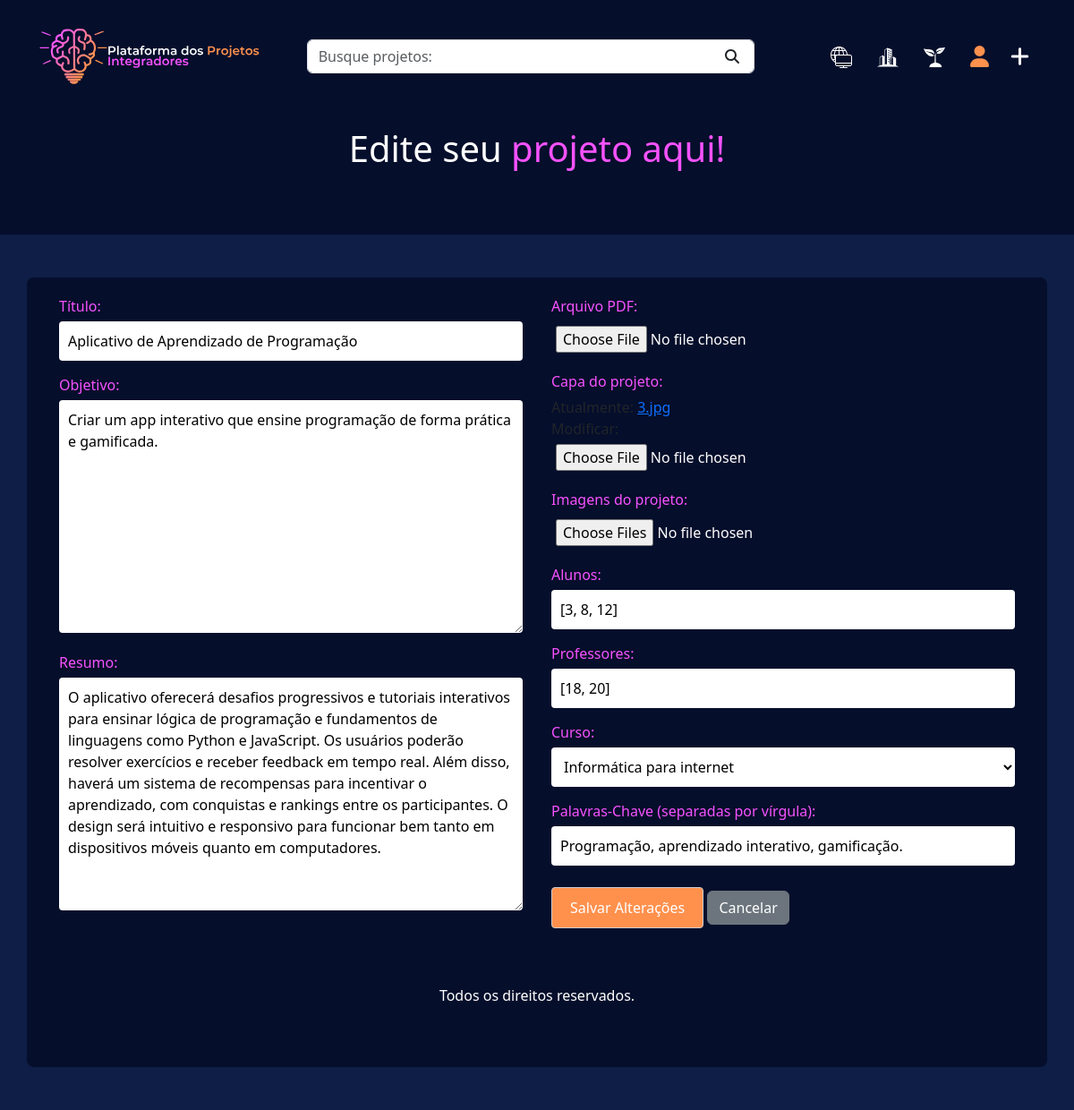
/projeto/3/ (signed in), run on the app's committed database.
### users/models.py (models this page shows)
class Curso(models.Model):
    titulo = models.CharField(max_length=50)
    logo = models.FileField(blank=True)
    def __str__(self):
        return self.titulo

### ppi/models.py (models this page shows, shortened)
class Projeto(models.Model):
    titulo = models.CharField(max_length=80)
    resumo = models.TextField(max_length=2000)
    objetivo = models.TextField(max_length=2000)
    capa = models.ImageField('media/')
    pdf = models.FileField(blank=True, null=True)
    palavras_chave = models.CharField(max_length=200, blank=True, null=True)
    curso = models.ForeignKey(Curso,on_delete=models.CASCADE, related_name="projetos")
    orientados = models.ManyToManyField(Profile, related_name="projetos_orientados", blank=True)
    orientadores = models.ManyToManyField(Profile, related_name="projetos_orientadores", blank=True)
    criado_em = models.DateTimeField(auto_now_add=True,null=True)

### ppi/views.py (the view)
# urls.py: path('projeto/<int:pk>/', views.formprojeto, name = 'editar_projeto'),
@login_required
@permission_required('ppi.add_projeto', raise_exception=True)
def formprojeto(request, pk=None):
    componentes = list(Profile.objects.all().values('id', 'user__email'))
    projeto = get_object_or_404(Projeto, pk=pk) if pk else None
    if request.method == 'POST':
        form = ProjetoForm(request.POST, request.FILES, instance=projeto)
        if form.is_valid():
            projeto = form.save()
            orientadores_ids = request.POST.getlist('orientadores')
            orientados_ids = request.POST.getlist('orientados')
            projeto.orientadores.set(orientadores_ids)
            projeto.orientados.set(orientados_ids)
            imagens = request.FILES.getlist('imagens')
            for imagem in imagens:
                FotoProjeto.objects.create(projeto=projeto, photo=imagem)
            messages.success(request, 'Projeto salvo com sucesso!')
            return redirect("post", projeto.pk)
    else:
        form = ProjetoForm(instance=projeto)
    context = {
        "form": form,
        "componentes": componentes,
        "projeto": projeto,
    }
    return render(request, "formprojeto.html", context)

### ppi/forms.py
class ProjetoForm(forms.ModelForm):
    orientados = forms.ModelMultipleChoiceField(
        queryset=Profile.objects.filter(user__groups__name="Alunos"),
        widget=Select2MultipleWidget(attrs={'class': 'form-control', 'style':'width: 100%;'})
    )
    orientadores = forms.ModelMultipleChoiceField(
        queryset=Profile.objects.filter(user__groups__name="Professores"),
        widget=Select2MultipleWidget(attrs={'class': 'form-control', 'style':'width: 100%;'})
    )
    class Meta:
        model = Projeto
        fields = ['titulo', 'resumo', 'objetivo', 'orientados', 'orientadores', 'capa', 'pdf', 'palavras_chave', 'curso']
        widgets = {
            'orientados': Select2MultipleWidget(attrs={'class': 'form-control'}),
            'orientadores': Select2MultipleWidget(attrs={'class': 'form-control'}),
        }

### ppi/context_processors.py (called while the page is built)
def cursos(request):
    return {
        "cursos" : Curso.objects.all,
    }

### ppi/templates/formprojeto.html (shortened to what this page needs)
{% extends "base.html" %}
{% load static %}
{% block conteudo %}
<div class="container custom-container mb-5 py-3">
  <h1 class="text-white text-center">
    {% if projeto %}Edite seu {% else %}Adicione seu {% endif %}<a class="roxinho text-decoration-none">projeto aqui!</a>
  </h1>
</div>
<div class="container-fluid blueback py-5">
  <div class="form-container container mx-auto">
    <form action="{% if projeto %}
    {% url 'editar_projeto' projeto.id %}{% else %}{% url 'form_post' %}
    {% endif %}" method="POST" enctype="multipart/form-data" method="POST" enctype="multipart/form-data">
      <div class="row g-0">
        <div class="col-md-6 px-3">
          <div class="form-group">
            <label class="roxinho" for="id_titulo">Título:</label>
            {{ form.titulo}}
          </div>
          <div class="form-group">
            <label class="roxinho" for="id_objetivo">Objetivo:</label>
            {{ form.objetivo }}
          </div>
          <div class="form-group">
            <label class="roxinho" for="id_resumo">Resumo:</label>
            {{ form.resumo }}
          </div>
        </div>
        <div class="col-md-6 px-3">
          <div class="form-group">
            <label class="roxinho" for="id_pdf">Arquivo PDF:</label>
            {{ form.pdf }}
          </div>
          <div class="form-group">
            <label class="roxinho" for="id_capa">Capa do projeto:</label>
            {{ form.capa }}
          </div>
          <div class="form-group">
            <label class="roxinho" for="id_imagens">Imagens do projeto:</label>
            <input type="file" name="imagens" id="id_imagens" multiple>
          </div>
          <div class="form-group">
            <label class="roxinho" for="id_orientados">Alunos:</label>
            {{ form.orientados }}
          </div>
          <div class="form-group">
            <label class="roxinho" for="id_professores">Professores:</label>
            {{ form.orientadores }}
          </div>
          <div class="form-group">
            <label class="roxinho" for="id_curso">Curso:</label>
            {{ form.curso }}
          </div>
          <div class="form-group">
            <label class="roxinho" for="keywords">Palavras-Chave (separadas por vírgula):</label>
            {{ form.palavras_chave }}
          </div>
          <div class="form-group mt-4">
            <button class="btn btn-primary" type="submit">{% if projeto %}Salvar Alterações{% else %}Adicionar{% endif %}</button>
            {% if projeto %}
                <a href="{% url 'verperfil' %}" class="btn btn-secondary">Cancelar</a>
            {% endif %}
          </div>
        </div>
      </div>
{% endblock conteudo %}

### ppi/templates/navbar.html (shortened to what this page needs)
{% load static %}
<nav class="navbar main-header navbar-expand-lg fundo-bd border border-0">
  <div class="container custom-container">
    {% if request.path == '/perfil/' or request.path == '/painel/' %}
      <a class="nav-link ms-3" data-widget="pushmenu" role="button"><i class="fas fa-bars text-white"></i></a>
    {% else %}
      <a class="navbar-brand" href="{% url 'index' %}"><img src="{% static 'imgs/logotopo.svg' %}" alt="Logo" style="max-height: 100px;" /></a>
    {% endif %}
    <div class="collapse navbar-collapse d-none d-lg-flex justify-content-between">
      <form method="GET" action="{% url 'pesquisar' %}" class="d-flex mx-auto {% if request.path == '/perfil/' or request.path == '/painel/' %}d-none{% endif %}">
        <div class="position-relative" style="width: 500px;">
          <input type="text" name="q" class="form-control pe-5" placeholder="Busque projetos:" value="{{ query }}" />
          <button type="submit" class="btn btn-link p-0 position-absolute top-50 end-0 translate-middle-y me-3"><i class="fas fa-search text-dark"></i></button>
        </div>
      </form>
      <ul class="navbar-nav ms-auto d-flex align-items-center">
        {% if cursos %}
          {% for curso in cursos %}
            <li class="nav-tem ms-2">
              <a href="{% url 'projetos' curso.id %}" class="text-decoration-none text-center text-white m-2">
                {% if curso.logo %}
                  <img src="{{ curso.logo.url }}" class="me-1" style="max-width: 1.5rem;" alt="{{ curso.titulo }}" />
                {% endif %}
              </a>
            </li>
          {% endfor %}
        {% endif %}
        {% if user.is_authenticated %}
          <li class="nav-item ms-2">
            <a class="nav-link" href="{% url 'verperfil' %}"><i class="fa-solid fa-user fa-xl laranja"></i></a>
          </li>
          {% if perms.ppi.add_projeto %}
            <li class="nav-item ms-2">
              <a class="nav-link" href="{% url 'form_post' %}"><i class="fa-solid fa-plus fa-xl text-white"></i></a>
            </li>
          {% endif %}
        {% else %}
          <li class="nav-item ms-2">
            <a class="nav-link" href="{% url 'login' %}"><i class="fa-solid fa-user fa-xl laranja"></i></a>
          </li>
        {% endif %}
      </ul>
    </div>
  </div>
</nav>

### ppi/static/style.css (style rules this page uses)
.roxinho { color: rgb(246, 82, 255); }
.laranja { color: rgb(255, 145, 77); }
.blueback { background-color: rgb(14, 30, 70); }
.custom-container { max-width: 95vw; width: 100%; }
.form-container { background: rgb(5, 14, 43); padding: 20px; border-radius: 8px; width: 100%; }
.form-group { margin-bottom: 15px; }
.form-group label { display: block; margin-bottom: 5px; }
.form-group input, .form-group textarea, .form-group select { width: 100%; padding: 10px; border-radius: 4px; font-size: 16px; }
.form-group textarea { resize: vertical; }
.form-group input[type="file"] { padding: 5px; }
.form-group button { background-color: rgb(255, 145, 77); color: #ffffff; border: none; padding: 10px 20px; font-size: 16px; border: 1px solid #ccc; border-radius: 4px; cursor: pointer; }
input::placeholder, textarea::placeholder { color: #ffffff; }
input[type="file"] { color: white; }
select { color: white; background-color: white; }
option { color: white; background-color: white; }
input, textarea, select { border: none; }
form label { color: white; }
select option, select { color: black; }
.fundo-bd { background-color: rgb(5, 14, 43); }

### data on the page
Curso: logo (picture)
Curso: logo (picture)
Curso: logo (picture)
Projeto: titulo "Aplicativo de Aprendizado de Programação", objetivo "Criar um app interativo que ensine programação de forma prática e gamificada.", resumo "O aplicativo oferecerá desafios progressivos e tutoriais interativos para ensinar lógica de programação e fundamentos de linguagens como Python e JavaScript. Os usuários poderão resolver exercícios e receber feedback em tempo real. Além disso, haverá um sistema de recompensas para incentivar o aprendizado, com conquistas e rankings entre os participantes. O design será intuitivo e responsivo para funcionar bem tanto em dispositivos móveis quanto em computadores.", curso "Informática para internet", palavras_chave "Programação, aprendizado interativo, gamificação."
